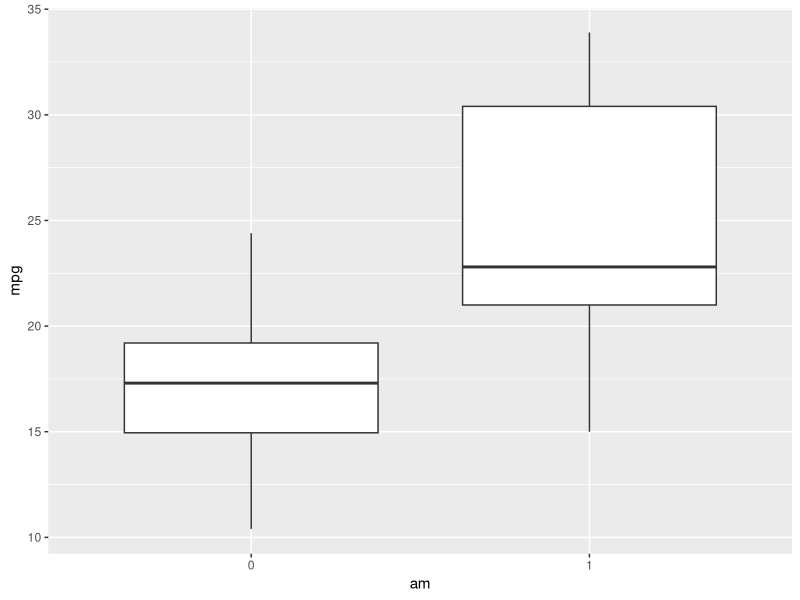
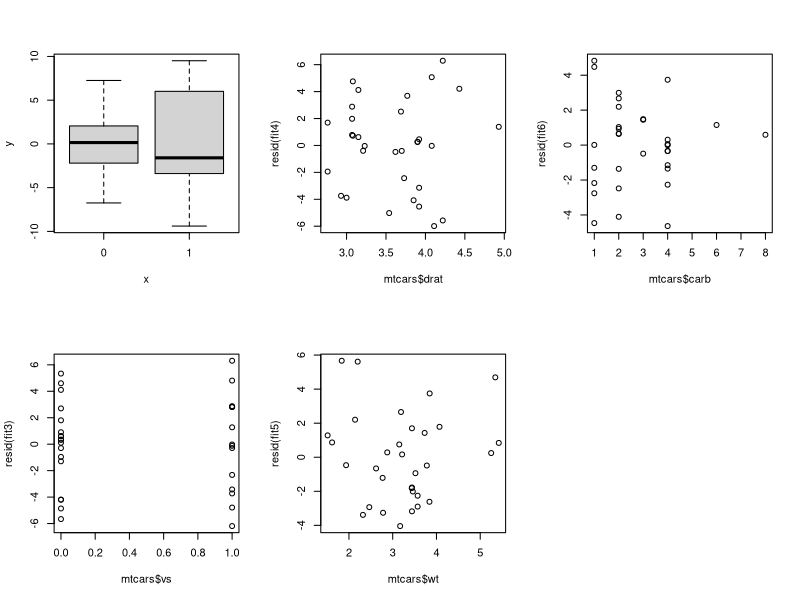

R code for these plots, in order:
## ---- chunk 1
library(ggplot2)
data(mtcars)
mtcars$am<-as.factor(as.character(mtcars$am))
g0<-ggplot(mtcars,aes(am,mpg))+geom_boxplot()
print(g0)
auto<-subset(mtcars,mtcars$am==0)
manual<-subset(mtcars,mtcars$am==1)
round(t.test(auto$mpg,manual$mpg,alternative=c("t"),var.equal=FALSE)$p.value,digits=5)
diffmean<-mean(auto$mpg)-mean(manual$mpg)
cat("The difference of MPG between auto and manual transmission is:",diffmean)
## ---- chunk 2
fit0<-lm(mpg~am,data=mtcars)
summary(fit0)$coefficients
## ---- chunk 3
fit1<-lm(mpg~.,data=mtcars)
fit1betas<-round(dfbetas(fit1)[1:ncol(mtcars)],3)
fit2<-lm(mpg~am,data=mtcars)
fit2betas<-round(dfbetas(fit2)[1:ncol(mtcars)],3)
fit3<-update(fit2,mpg~am+vs)
fit3betas<-round(dfbetas(fit3)[1:ncol(mtcars)],3)
fit4<-update(fit3,mpg~am+vs+drat)
fit4betas<-round(dfbetas(fit4)[1:ncol(mtcars)],3)
fit5<-update(fit4,mpg~am+vs+drat+wt)
fit5betas<-round(dfbetas(fit5)[1:ncol(mtcars)],3)
fit6<-update(fit5,mpg~am+vs+drat+wt+carb)
fit6betas<-round(dfbetas(fit6)[1:ncol(mtcars)],3)
table1<-data.frame()
table1<-rbind(table1,fit1betas,fit2betas,fit3betas,fit4betas,fit5betas,fit6betas)
colnames(table1)<-names(mtcars)
## ---- chunk 4
par(mfcol=c(2,3))
plot(y=resid(fit2),x=mtcars$am)
plot(y=resid(fit3),x=mtcars$vs)
plot(y=resid(fit4),x=mtcars$drat)
plot(y=resid(fit5),x=mtcars$wt)
plot(y=resid(fit6),x=mtcars$carb)
